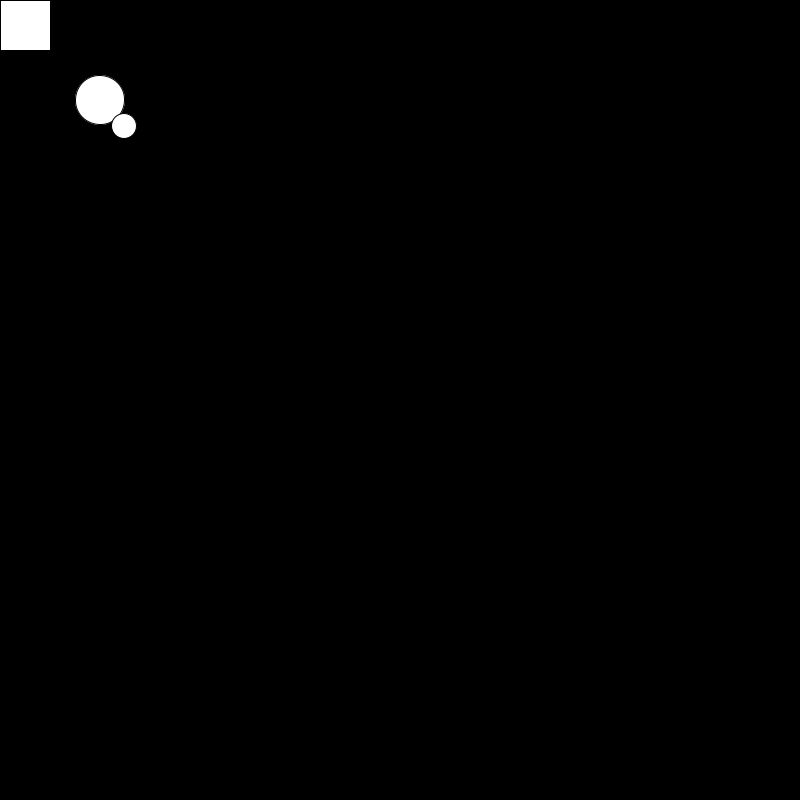
Frame 1 (no input)
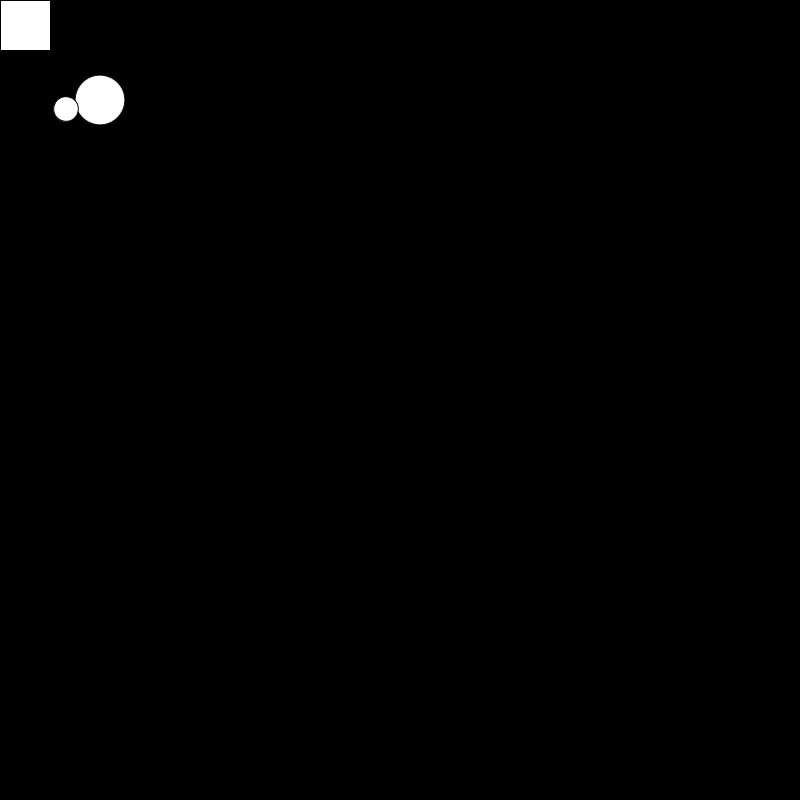
Frame 60 (the mouse pressed at the canvas centre just before this capture)
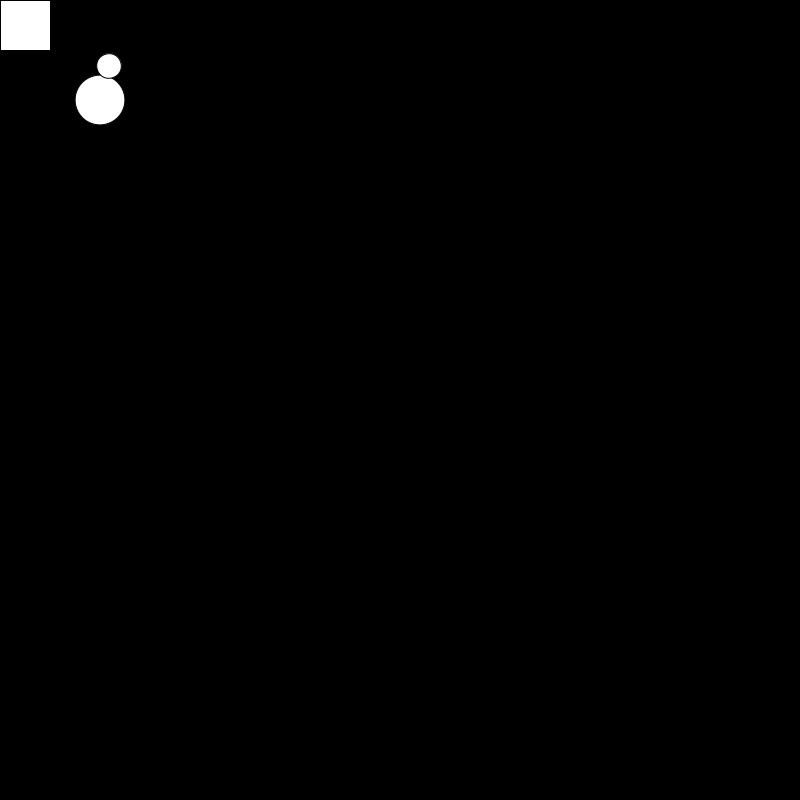
Frame 120 (the mouse held since frame 60 and released just before this capture)

The Processing sketch that drew these frames (run headless with seeded random() and noise(); from frame 60 on, the mouse is pressed at the canvas centre):

// Processing sketch: pushmatrixrotatingcircle
// ── pushmatrixrotatingcircle.pde
float angle= 0;

void setup() {
  size(800, 800);
}


void draw() {
  pushMatrix();
  background(0);
  angle=angle + 2; // angle +2 degrees----- change to increase or decrease speed of rotation
  //radians=degrees
  //translate and draws cirle first
  translate(100, 100);
  //then rotates
  rotate( radians(angle));
  //translated ellipse from 0,0 to 100,100

  ellipse(0, 0, 50, 50);
  translate(25, 25);
  ellipse(0, 0, 25, 25);
  //return anything after this back to origin 0,0
  popMatrix();

//origins
  rect(0, 0, 50, 50);
}
